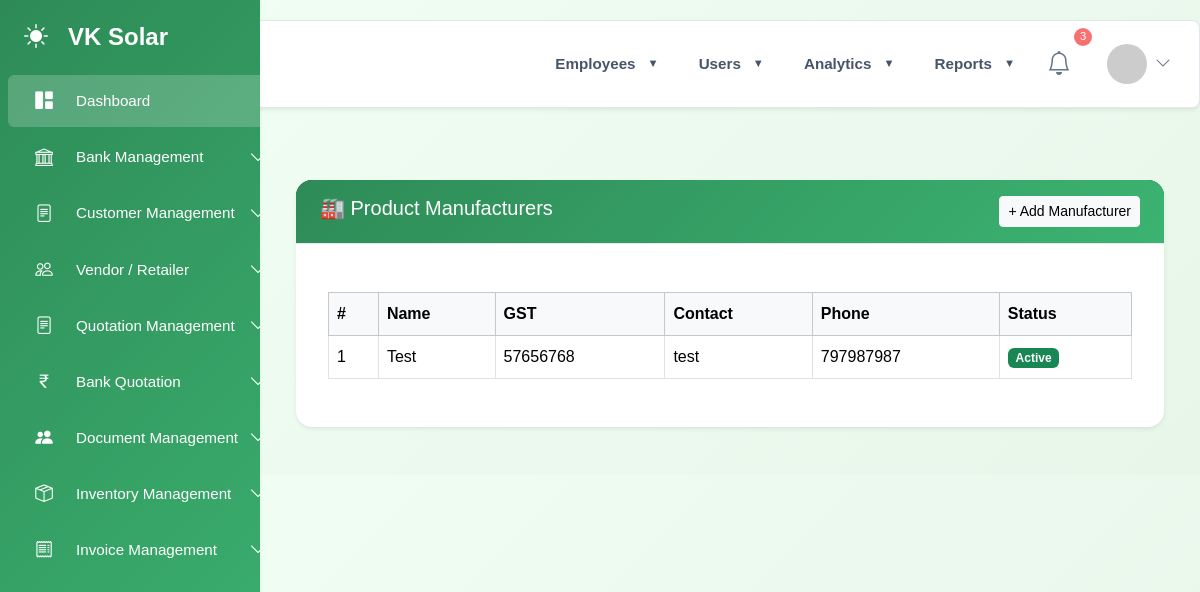
Page /admin/invoice/manufacturer_list.php (signed in) on the committed database.
### tables this page shows
CREATE TABLE `product_manufacturers` (
  `id` int NOT NULL,
  `name` varchar(255) NOT NULL,
  `gst_number` varchar(30) DEFAULT NULL,
  `address` text,
  `contact_person` varchar(150) DEFAULT NULL,
  `phone` varchar(20) DEFAULT NULL,
  `email` varchar(150) DEFAULT NULL,
  `is_active` tinyint(1) DEFAULT '1',
  `created_at` datetime DEFAULT CURRENT_TIMESTAMP
);

### admin/invoice/manufacturer_list.php (the view, shortened to what this page needs)
<?php
require_once __DIR__ . '/../connect/auth_middleware.php';
$list = $conn->query("
SELECT * FROM product_manufacturers
ORDER BY name
")->fetch_all(MYSQLI_ASSOC);
?>
<!doctype html>
<html lang="en">
<head>
<?php require_once __DIR__ . '/../include/head2.php'; ?>
</head>
<body>
<?php
$cwd = getcwd(); chdir(__DIR__ . '/..'); include 'include/sidebar.php'; chdir($cwd);
$cwd = getcwd(); chdir(__DIR__ . '/..'); include 'include/navbar.php'; chdir($cwd);
?>
<div id="main-content">
<main class="container-fluid py-4">
<div class="card shadow-sm">
<div class="card-header bg-dark text-white d-flex justify-content-between">
<h5 class="mb-0">🏭 Product Manufacturers</h5>
<a href="manufacturer_create.php" class="btn btn-sm btn-light">+ Add Manufacturer</a>
</div>
<div class="card-body table-responsive">
<table class="table table-bordered table-hover">
<thead class="table-light">
<tr>
<th>#</th>
<th>Name</th>
<th>GST</th>
<th>Contact</th>
<th>Phone</th>
<th>Status</th>
</tr>
</thead>
<tbody>
<?php foreach ($list as $i => $m): ?>
<tr>
<td><?= $i+1 ?></td>
<td><?= htmlspecialchars($m['name']) ?></td>
<td><?= htmlspecialchars($m['gst_number']) ?></td>
<td><?= htmlspecialchars($m['contact_person']) ?></td>
<td><?= htmlspecialchars($m['phone']) ?></td>
<td>
<span class="badge bg-<?= $m['is_active']?'success':'secondary' ?>">
<?= $m['is_active']?'Active':'Inactive' ?>
</span>
</td>
</tr>
<?php endforeach; ?>
</tbody>
</table>
</div>
</div>
</main>
</div>
</body>
</html>

### admin/css&js/style.css (style rules this page uses)
:root { --primary: #2e8b57; --primary-light: #3cb371; --primary-dark: #1e6b47; --secondary: #f5f5f5; --accent: #87ceeb; --accent-light: #b0e2ff; --earth: #d2b48c; --earth-light: #f0e6d6; --dark: #2c3e50; --light: #f8f9fa; --gradient-primary: linear-gradient( 135deg, var(--primary) 0%, var(--primary-light) 100% ); --gradient-secondary: linear-gradient( 135deg, var(--earth-light) 0%, var(--secondary) 100% ); --gradient-hero: linear-gradient( 135deg, rgba(46, 139, 87, 0.85) 0%, rgba(60, 179, 113, 0.85) 100% ); --gradient-nature: linear-gradient( 135deg, var(--primary) 0%, var(--accent) 100% ); --background-light: #f1f5f9; --text-light: #64748b; --card-bg-light: #ffffff; --border-color-light: #e2e8f0; --success-color: #10b981; --danger-color: #f87171; --warning-color: #fbbf24; }
body { font-family: "Inter", sans-serif; background-color: var(--background-light); color: var(--text-light); padding-top: 20px; overflow-x: hidden; }
#main-content { margin-left: 260px; padding: 1.5rem; transition: margin-left 0.3s ease-in-out; }
.card { border: none; border-radius: 0.5rem; box-shadow: 0 0.1rem 0.5rem rgba(0, 0, 0, 0.05); transition: all 0.3s; background-color: var(--card-bg-light); color: var(--text-light); border: 1px solid var(--border-color-light); }
.card-header, .card-footer { background-color: transparent; border-bottom: 1px solid var(--border-color-light); color: var(--text-light); }
.card-header { padding: 1rem 1.5rem; }
.card-header { display: flex; justify-content: space-between; align-items: flex-start; margin-bottom: 1rem; }
.table { color: var(--text-light); }

### admin/css&js/carousel.css (style rules this page uses)
:root { --primary: #2e8b57; --primary-light: #3cb371; --primary-dark: #1e6b47; --secondary: #f5f5f5; --accent: #87ceeb; --dark: #2c3e50; --light: #f8f9fa; --gradient-primary: linear-gradient( 135deg, var(--primary) 0%, var(--primary-light) 100% ); --background-light: #f1f5f9; --text-light: #64748b; --card-bg-light: #ffffff; --border-color-light: #e2e8f0; --success-color: #10b981; --danger-color: #f87171; --warning-color: #fbbf24; }
body { font-family: "Inter", sans-serif; background-color: var(--background-light); color: var(--text-light); padding-top: 20px; overflow-x: hidden; }
#main-content { margin-left: 260px; padding: 1.5rem; transition: margin-left 0.3s ease-in-out; }
.card { border: none; border-radius: 1rem; box-shadow: 0 0.5rem 1.5rem rgba(46, 139, 87, 0.08); transition: all 0.3s; background: var(--card-bg-light); color: var(--text-light); overflow: hidden; }
.card-header { background: var(--gradient-primary); color: white; border: none; padding: 1.5rem; }
.card-body { padding: 2rem; }

### admin/css&js/logo&brand.css (style rules this page uses)
:root { --primary-green: #48bb78; --dark-green: #38a169; --light-green: #c6f6d5; --accent-green: #68d391; --text-dark: #2d3748; --text-light: #718096; --bg-light: #f7fafc; --border: #e2e8f0; --shadow: 0 2px 4px -1px rgba(0, 0, 0, 0.1), 0 1px 2px -1px rgba(0, 0, 0, 0.06); --shadow-lg: 0 4px 6px -1px rgba(0, 0, 0, 0.1), 0 2px 4px -1px rgba(0, 0, 0, 0.06); }

### admin/css&js/project.css (style rules this page uses)
:root { --primary: #2e8b57; --primary-light: #3cb371; --primary-dark: #1e6b47; --secondary: #f5f5f5; --accent: #87ceeb; --accent-light: #b0e2ff; --earth: #d2b48c; --earth-light: #f0e6d6; --dark: #2c3e50; --light: #f8f9fa; --gradient-primary: linear-gradient( 135deg, var(--primary) 0%, var(--primary-light) 100% ); --background-light: #f1f5f9; --text-light: #64748b; --card-bg-light: #ffffff; --border-color-light: #e2e8f0; --success-color: #10b981; --danger-color: #f87171; --warning-color: #fbbf24; }
body { font-family: "Inter", sans-serif; background-color: var(--background-light); color: var(--text-light); padding-top: 20px; overflow-x: hidden; }
#main-content { margin-left: 260px; padding: 1.5rem; transition: margin-left 0.3s ease-in-out; }
.card { border: none; border-radius: 0.5rem; box-shadow: 0 0.1rem 0.5rem rgba(0, 0, 0, 0.05); transition: all 0.3s; background-color: var(--card-bg-light); color: var(--text-light); border: 1px solid var(--border-color-light); }
.card-header { background-color: transparent; border-bottom: 1px solid var(--border-color-light); color: var(--text-light); padding: 1rem 1.5rem; }
.table { color: var(--text-light); }

### admin/css&js/view-project.css (style rules this page uses)
:root { --primary-color: #2e8b57; --secondary-color: #3cb371; --light-color: #f5f5f5; --dark-color: #333; --border-radius: 10px; --box-shadow: 0 3px 10px rgba(0, 0, 0, 0.08); --transition: all 0.3s ease; }
body { background-color: #f8f9fa; font-family: "Segoe UI", Tahoma, Geneva, Verdana, sans-serif; line-height: 1.6; }

### rows in the picture
product_manufacturers: name "Test", gst_number "57656768", contact_person "test", phone "797987987", is_active "Active"
